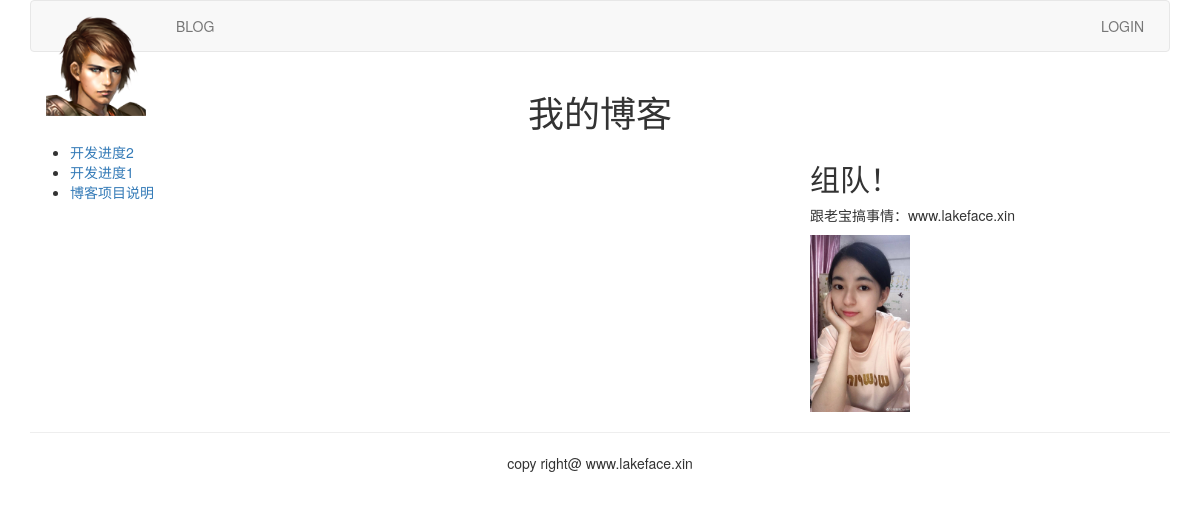
Screenshot of /blog/ with the database file from the repository.
### blog/models.py (models this page shows, shortened)
class BlogArticles(models.Model):
    title = models.CharField(max_length=300)
    author = models.ForeignKey(User, related_name='blog_posts')
    body = models.TextField()
    publish = models.DateTimeField(default=timezone.now)
    class Meta:
        ordering = ("-publish",)

### blog/views.py (the view)
def blog_title(request):
    blogs = BlogArticles.objects.all()
    return render(request, 'blog/titles.html', {"blogs": blogs})

### templates/blog/titles.html (shortened to what this page needs)
{% extends "base.html" %}
{% block content %}
{% load staticfiles %}
<div class="row text-center vertical-middle-sm">
	<h1>我的博客</h1>
</div>
<div class="row">
    <div class="col-xs-12 col-md-8">
        <ul>
            {% for blog in blogs %}
                <li><a href="{{ blog.id }}">{{ blog.title }}</a></li>
            {% endfor %}
        </ul>
    </div>
    <div class="col-xs-6 col-md-4">
        <h2>组队！</h2>
		<p>跟老宝搞事情：www.lakeface.xin</p>
		<img src="{% static '/images/missliu.jpg' %}" width="100px">
	</div>
</div>
{% endblock %}

### rows the page displays
BlogArticles: title "开发进度2"
BlogArticles: title "开发进度1"
BlogArticles: title "博客项目说明"
